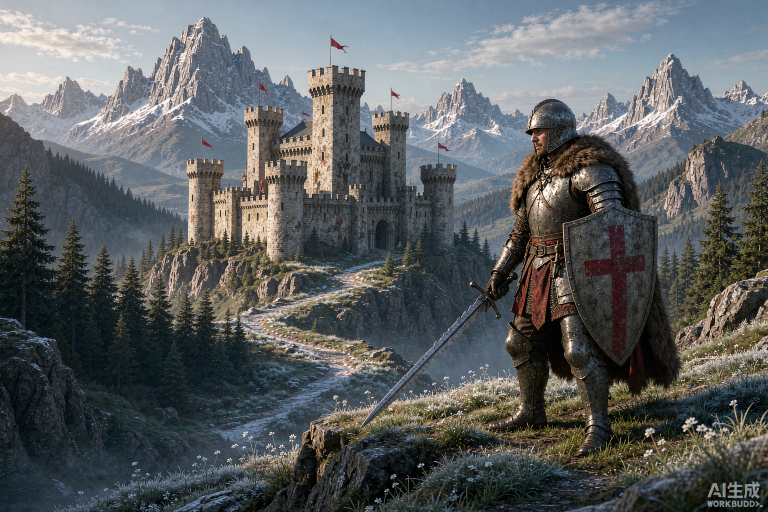
#> input picture design/assets/Photorealistic_cinematic_Nordi_2026-11-07T17-24-51.png, 1536 x 1024 px (shown at 1/2 size); its folder holds 4 pictures in this run
$ python prepare_north.py
#> lines starting #> are read from the running program, lines starting #| are printed output that depends on the picture
#!/usr/bin/env python3
# 把已生成的 5 张北境冷调 PNG 裁去底部水印、压缩成网页用 jpg。
# 不消耗任何积分：纯本地 PIL 处理。
import glob, os
from PIL import Image, ImageEnhance

SRC = 'design/assets'
DST = 'assets'

# 5 张北境场景 -> 轮换顺序
order = [
    'Photorealistic_cinematic_Nordi_',         # 北境高地（最亮，作首屏/hero）
    'Photorealistic_frost_morning_N_',         # 霜晨
    'Photorealistic_pine_forest_Nor_',         # 松林
    'Photorealistic_castle_gate_Nor_',         # 城堡门
    'Photorealistic_stone_courtyard_',         # 石庭
]

def newest(prefix):
    cands = glob.glob(os.path.join(SRC, prefix) + '*.png')
    return max(cands, key=os.path.getmtime) if cands else None

def process(path, out_name):
#> called with out_name = 'scene-01.jpg'
    im = Image.open(path).convert('RGB')
#> im is the input picture: PIL image 1536x1024 RGB; mean R, G, B 91.1, 94.9, 96.2
    w, h = im.size
#> w = 1536; h = 1024
    im = im.crop((0, 0, w, h - int(h * 0.085)))      # 去底部水印
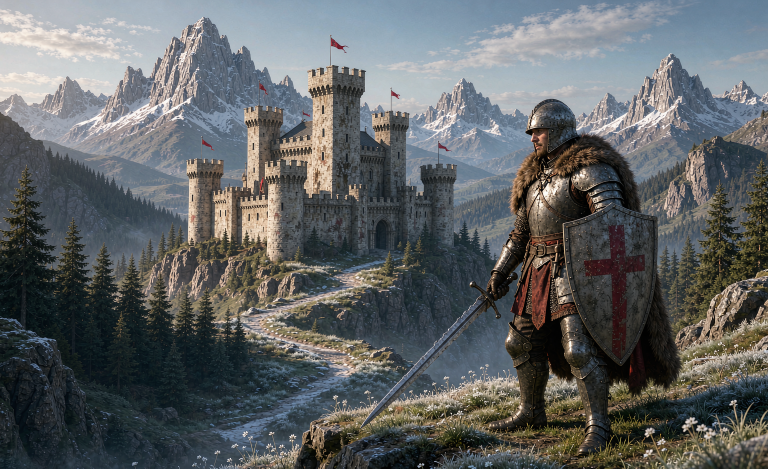
#> im: PIL image 1536x937 RGB (shown at 1/2 size); mean R, G, B 95.6, 99, 100.2
    im.thumbnail((1600, 1100), Image.LANCZOS)
    # 轻微提亮冷调，统一光线
    im = ImageEnhance.Brightness(im).enhance(1.03)
    im = ImageEnhance.Color(im).enhance(0.96)
    out = os.path.join(DST, out_name)
    im.save(out, 'JPEG', quality=86, optimize=True, progressive=True)
    return out, round(os.path.getsize(out) / 1024)

os.makedirs(DST, exist_ok=True)
ok = 0
for i, pre in enumerate(order, 1):
    p = newest(pre)
    if not p:
        print('MISSING', pre); continue
    out, kb = process(p, f'scene-{i:02d}.jpg')
    print(f'{out}: {kb}KB  <- {os.path.basename(p)}')
    if i == 1:
        # 首屏 hero 用同一张最亮的
        shutil_copy = out
        h2 = os.path.join(DST, 'hero.jpg')
        im = Image.open(out); im.save(h2, 'JPEG', quality=86, optimize=True, progressive=True)
        print(f'hero.jpg: {round(os.path.getsize(h2)/1024)}KB')
    ok += 1

print(f'DONE scenes={ok}/5  total assets={round(sum(os.path.getsize(os.path.join(DST,f)) for f in os.listdir(DST) if f.endswith(".jpg"))/1024)}KB')
